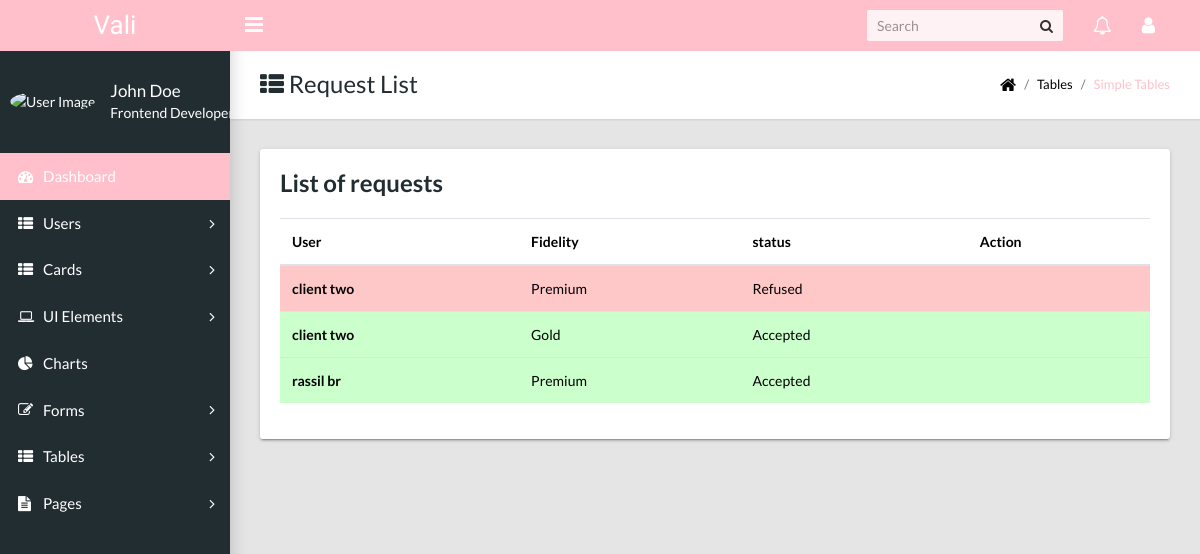
Page /roua/views/admin/requests (signed in) on the committed database.
### tables this page shows
CREATE TABLE IF NOT EXISTS `fidelityrequest` (
  `id` int(11) NOT NULL AUTO_INCREMENT,
  `user_name` varchar(200) NOT NULL DEFAULT '0',
  `id_user` int(11) DEFAULT NULL,
  `fidelity_name` varchar(200) DEFAULT NULL,
  `id_fidelity` int(11) DEFAULT NULL,
  `status` int(11) DEFAULT NULL,
  PRIMARY KEY (`id`)
);

### roua/core/FidelityRequestController.php (called while the page is built, shortened)
<?PHP
class FidelityRequestController {
	function getRequests() {
		$sql = "SElECT * From fidelityrequest";
		$db  = Config::getConnection();
		try {
			$list = $db->query( $sql );
			return $list;
		} catch ( Exception $e ) {
			die( 'Error: ' . $e->getMessage() );
		}
	}
}

### roua/views/admin/requests/index.php (the view, shortened to what this page needs)
<?php
include dirname( __FILE__ ) . '/../baseBack.php';
$requests = $fidelityRequestController->getRequests();
?>
<main class="app-content">
    <div class="app-title">
        <div>
            <h1><i class="fa fa-th-list"></i> Request List</h1>
        </div>
        <ul class="app-breadcrumb breadcrumb">
            <li class="breadcrumb-item"><i class="fa fa-home fa-lg"></i></li>
            <li class="breadcrumb-item">Tables</li>
            <li class="breadcrumb-item active"><a href="#">Simple Tables</a></li>
        </ul>
    </div>
    <div class="row">
        <div class="col-md-12">
            <div class="tile">
                <h3 class="tile-title">List of requests</h3>
                <div class="table-responsive">
                    <table class="table">
                        <thead>
                        <tr>
                            <th>User</th>
                            <th>Fidelity</th>
                            <th>status</th>
                            <th>Action</th>
                        </tr>
                        </thead>
                        <tbody>
						<?php
						foreach ( $requests
						as $request ) {
						?>
                        <tr
							<?php
							if ( $request["status"] == 1 ) {
								echo 'style="background: #cbffcb"';
							} else if ( $request["status"] == - 1 ) {
								echo 'style="background: #ffc8c8"';
							}
							?>
                        >
                            <td>
                                <a style="color: black"
                                   href="../users/update.php?id=<?php echo $request["id_user"] ?>">
                                    <strong><?php echo $request["user_name"] ?></strong>
                                </a>
                            </td>
                            <td> <?php echo $request["fidelity_name"] ?> </td>
                            <td>
								<?php
								if ( $request["status"] == 1 ) {
									echo 'Accepted';
								}
								else if ( $request["status"] == - 1 ) {
									echo 'Refused';
								} else {
									echo 'Pending';
								}
								?>
                            </td>
                            <td>
                            </td>
                        </tr>
						<?php
						}
						?>
                        </tbody>
                    </table>
                </div>
            </div>
        </div>
    </div>
</main>

### rows in the picture
fidelityrequest: user_name "client two", fidelity_name "Premium", status "Refused"
fidelityrequest: user_name "client two", fidelity_name "Gold", status "Accepted"
fidelityrequest: user_name "rassil br", fidelity_name "Premium", status "Accepted"
